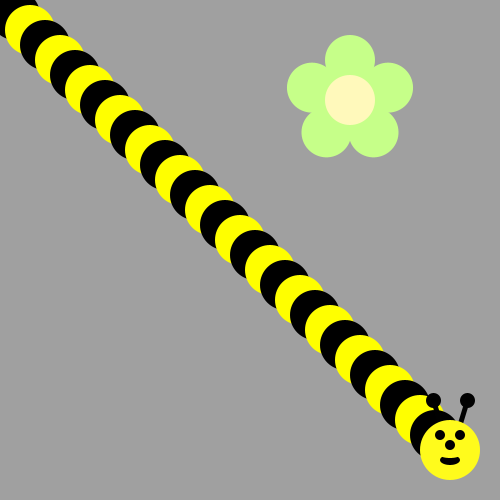
Frame 1 (no input)
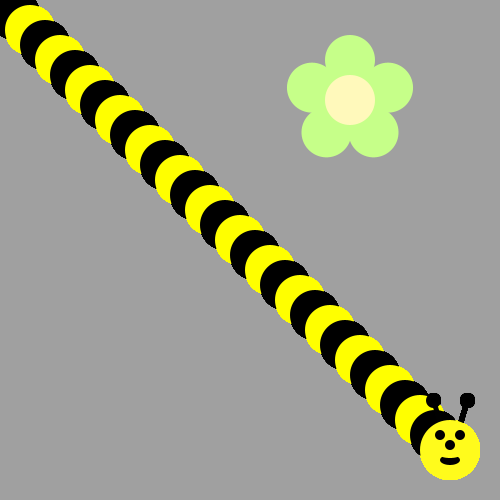
Frame 60 (the mouse pressed at the canvas centre just before this capture)
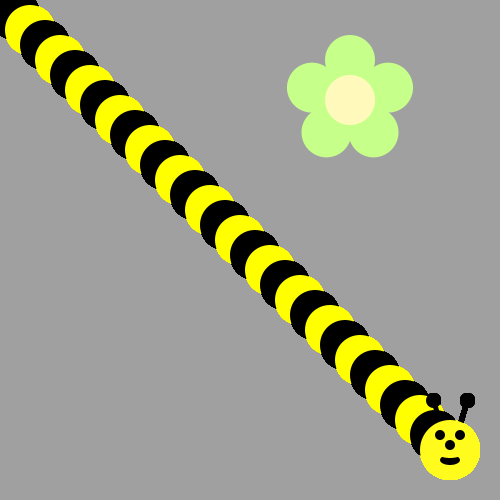
Frame 120 (the mouse held since frame 60 and released just before this capture)

The Processing sketch that drew these frames (run headless with seeded random() and noise(); from frame 60 on, the mouse is pressed at the canvas centre):

// Processing sketch: sketch_160105a
// ── sketch_160105a.pde
//In Processing make a Yellow and black line of circles.
















void draw() {
for(int i = 0; i<30; i++){
  if(i%2 == 0){
  fill(255,255,0);
}
else{
fill(0,0,0);
}
  //ellipse(mouseX,mouseY,50,50);
  ellipse(i*15,i*15,50,50);
}
drawBeeFace(30*15,30*15);
}


void drawFlower(int x, int y) {
  noStroke();
  translate(x, y);
  // draw 5 petals, rotating after each one
  fill(#c6ff89); // green
  for (int i = 0; i < 5; i++) {
    ellipse(0, -40, 50, 50);
    rotate(radians(72));
  }
  fill(#fff9bb); // light yellow
  ellipse(0, 0, 50, 50);
}

void drawBeeFace(int BeeFaceX, int BeeFaceY) {
  noStroke();
  fill(0, 0, 0);
  stroke(1);
  strokeWeight(5);
  line(BeeFaceX-10, BeeFaceY-27, BeeFaceX-17, BeeFaceY-50);
  line(BeeFaceX+10, BeeFaceY-27, BeeFaceX+17, BeeFaceY-50);
  ellipse(BeeFaceX-17, BeeFaceY-50, 10, 10);
  ellipse(BeeFaceX+17, BeeFaceY-50, 10, 10);
  noStroke();
  fill(255, 251, 28);
  ellipse(BeeFaceX, BeeFaceY, 60, 60); // face
  fill(255, 237, 209);
  fill(0, 0, 0);
  ellipse(BeeFaceX-10, BeeFaceY-15, 10, 10); // eyes
  ellipse(BeeFaceX+10, BeeFaceY-15, 10, 10);
  ellipse(BeeFaceX, BeeFaceY-5, 10, 10); // nose
  ellipse(BeeFaceX, BeeFaceY+10, 20, 10);// mouth
  fill(255, 251, 28);
  ellipse(BeeFaceX, BeeFaceY+5, 20, 6);
}
void setup() {  
  ellipseMode(CENTER);
  size(500, 500);
  background(160, 160, 160); 
  drawFlower(350, 100);
}
